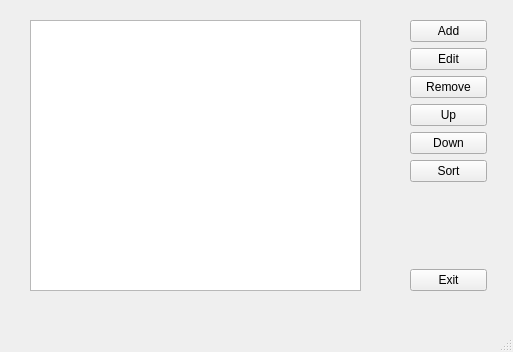
<?xml version="1.0" encoding="UTF-8"?>
<ui version="4.0">
 <class>MainWindow</class>
 <widget class="QMainWindow" name="MainWindow">
  <property name="geometry">
   <rect>
    <x>0</x>
    <y>0</y>
    <width>513</width>
    <height>352</height>
   </rect>
  </property>
  <property name="windowTitle">
   <string>MainWindow</string>
  </property>
  <widget class="QWidget" name="centralwidget">
   <widget class="QListWidget" name="listItems">
    <property name="geometry">
     <rect>
      <x>30</x>
      <y>20</y>
      <width>331</width>
      <height>271</height>
     </rect>
    </property>
   </widget>
   <widget class="QWidget" name="">
    <property name="geometry">
     <rect>
      <x>410</x>
      <y>20</y>
      <width>77</width>
      <height>271</height>
     </rect>
    </property>
    <layout class="QVBoxLayout" name="verticalLayout">
     <item>
      <widget class="QPushButton" name="btnAdd">
       <property name="text">
        <string>Add</string>
       </property>
      </widget>
     </item>
     <item>
      <widget class="QPushButton" name="btnEdit">
       <property name="text">
        <string>Edit</string>
       </property>
      </widget>
     </item>
     <item>
      <widget class="QPushButton" name="btnRemove">
       <property name="text">
        <string>Remove</string>
       </property>
      </widget>
     </item>
     <item>
      <widget class="QPushButton" name="btnUp">
       <property name="text">
        <string>Up</string>
       </property>
      </widget>
     </item>
     <item>
      <widget class="QPushButton" name="btnDown">
       <property name="text">
        <string>Down</string>
       </property>
      </widget>
     </item>
     <item>
      <widget class="QPushButton" name="btnSort">
       <property name="text">
        <string>Sort</string>
       </property>
      </widget>
     </item>
     <item>
      <spacer name="verticalSpacer">
       <property name="orientation">
        <enum>Qt::Vertical</enum>
       </property>
       <property name="sizeHint" stdset="0">
        <size>
         <width>20</width>
         <height>40</height>
        </size>
       </property>
      </spacer>
     </item>
     <item>
      <widget class="QPushButton" name="btnExit">
       <property name="text">
        <string>Exit</string>
       </property>
      </widget>
     </item>
    </layout>
   </widget>
  </widget>
  <widget class="QMenuBar" name="menubar">
   <property name="geometry">
    <rect>
     <x>0</x>
     <y>0</y>
     <width>513</width>
     <height>21</height>
    </rect>
   </property>
  </widget>
  <widget class="QStatusBar" name="statusbar"/>
 </widget>
 <resources/>
 <connections/>
</ui>
